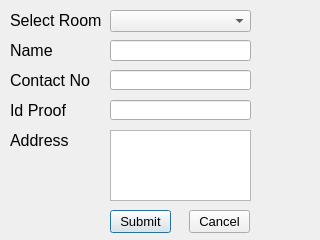
<?xml version="1.0" encoding="UTF-8"?>
<ui version="4.0">
 <class>BookRoomDialog</class>
 <widget class="QDialog" name="BookRoomDialog">
  <property name="windowModality">
   <enum>Qt::WindowModal</enum>
  </property>
  <property name="geometry">
   <rect>
    <x>0</x>
    <y>0</y>
    <width>320</width>
    <height>240</height>
   </rect>
  </property>
  <property name="windowTitle">
   <string>Booka a Room</string>
  </property>
  <widget class="QLabel" name="label">
   <property name="geometry">
    <rect>
     <x>10</x>
     <y>10</y>
     <width>91</width>
     <height>21</height>
    </rect>
   </property>
   <property name="font">
    <font>
     <pointsize>12</pointsize>
    </font>
   </property>
   <property name="text">
    <string>Select Room</string>
   </property>
  </widget>
  <widget class="QComboBox" name="cmbRoomList">
   <property name="geometry">
    <rect>
     <x>110</x>
     <y>10</y>
     <width>141</width>
     <height>22</height>
    </rect>
   </property>
   <property name="font">
    <font>
     <pointsize>12</pointsize>
    </font>
   </property>
  </widget>
  <widget class="QLineEdit" name="txtName">
   <property name="geometry">
    <rect>
     <x>110</x>
     <y>40</y>
     <width>141</width>
     <height>21</height>
    </rect>
   </property>
  </widget>
  <widget class="QLineEdit" name="txtContactNumber">
   <property name="geometry">
    <rect>
     <x>110</x>
     <y>70</y>
     <width>141</width>
     <height>20</height>
    </rect>
   </property>
  </widget>
  <widget class="QTextEdit" name="txtAddress">
   <property name="geometry">
    <rect>
     <x>110</x>
     <y>130</y>
     <width>141</width>
     <height>71</height>
    </rect>
   </property>
  </widget>
  <widget class="QLabel" name="label_2">
   <property name="geometry">
    <rect>
     <x>10</x>
     <y>40</y>
     <width>91</width>
     <height>21</height>
    </rect>
   </property>
   <property name="font">
    <font>
     <pointsize>12</pointsize>
    </font>
   </property>
   <property name="text">
    <string>Name</string>
   </property>
  </widget>
  <widget class="QLabel" name="label_3">
   <property name="geometry">
    <rect>
     <x>10</x>
     <y>70</y>
     <width>91</width>
     <height>21</height>
    </rect>
   </property>
   <property name="font">
    <font>
     <pointsize>12</pointsize>
    </font>
   </property>
   <property name="text">
    <string>Contact No</string>
   </property>
  </widget>
  <widget class="QLabel" name="label_4">
   <property name="geometry">
    <rect>
     <x>10</x>
     <y>130</y>
     <width>91</width>
     <height>21</height>
    </rect>
   </property>
   <property name="font">
    <font>
     <pointsize>12</pointsize>
    </font>
   </property>
   <property name="text">
    <string>Address</string>
   </property>
  </widget>
  <widget class="QLabel" name="label_5">
   <property name="geometry">
    <rect>
     <x>10</x>
     <y>100</y>
     <width>91</width>
     <height>21</height>
    </rect>
   </property>
   <property name="font">
    <font>
     <pointsize>12</pointsize>
    </font>
   </property>
   <property name="text">
    <string>Id Proof</string>
   </property>
  </widget>
  <widget class="QLineEdit" name="txtIdProof">
   <property name="geometry">
    <rect>
     <x>110</x>
     <y>100</y>
     <width>141</width>
     <height>20</height>
    </rect>
   </property>
  </widget>
  <widget class="QPushButton" name="btnSubmit">
   <property name="geometry">
    <rect>
     <x>110</x>
     <y>210</y>
     <width>61</width>
     <height>23</height>
    </rect>
   </property>
   <property name="font">
    <font>
     <pointsize>10</pointsize>
    </font>
   </property>
   <property name="text">
    <string>Submit</string>
   </property>
  </widget>
  <widget class="QPushButton" name="btnCancel">
   <property name="geometry">
    <rect>
     <x>189</x>
     <y>210</y>
     <width>61</width>
     <height>23</height>
    </rect>
   </property>
   <property name="font">
    <font>
     <pointsize>10</pointsize>
    </font>
   </property>
   <property name="text">
    <string>Cancel</string>
   </property>
  </widget>
 </widget>
 <resources/>
 <connections/>
</ui>
